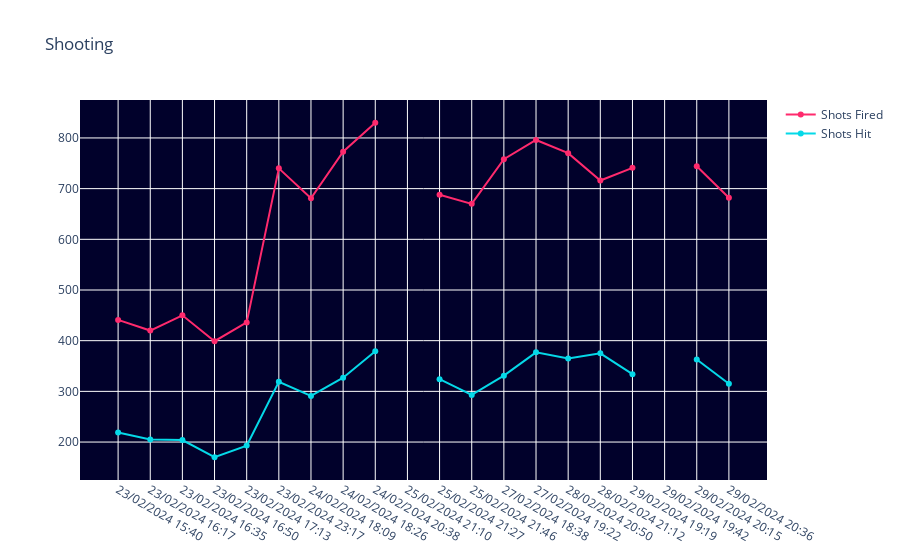

Notebook code for this chart:
### Code cell
fig = go.Figure()
fig.add_trace(go.Scatter(x=records_df['Date time'], y=records_df['Shots Fired'], mode='lines+markers', name='Shots Fired', line=dict(color='#FF2A6D')))
fig.add_trace(go.Scatter(x=records_df['Date time'], y=records_df['Shots Hit'], mode='lines+markers', name='Shots Hit', line=dict(color='#05D9E8')))
fig.update_layout(title='Shooting', hovermode='x', plot_bgcolor='#01012B')

### Figure 1 — Plotly figure (JSON) as saved in the notebook; plotly's stock layout.template omitted (floating-point values rounded to 4 significant figures)
{"data": [{"line": {"color": "#FF2A6D"}, "mode": "lines+markers", "name": "Shots Fired", "type": "scatter", "x": ["23/02/2024 15:40", "23/02/2024 16:17", "23/02/2024 16:35", "23/02/2024 16:50", "23/02/2024 17:13", "23/02/2024 23:17", "24/02/2024 18:09", "24/02/2024 18:26", "24/02/2024 20:38", "25/02/2024 21:10", "25/02/2024 21:27", "25/02/2024 21:46", "27/02/2024 18:38", "27/02/2024 19:22", "28/02/2024 20:50", "28/02/2024 21:12", "29/02/2024 19:19", "29/02/2024 19:42", "29/02/2024 20:15", "29/02/2024 20:36"], "y": [441, 420, 450, 399, 436, 740, 681, 773, 830, "", 688, 670, 758, 796, 770, 716, 741, "", 744, 682]}, {"line": {"color": "#05D9E8"}, "mode": "lines+markers", "name": "Shots Hit", "type": "scatter", "x": ["23/02/2024 15:40", "23/02/2024 16:17", "23/02/2024 16:35", "23/02/2024 16:50", "23/02/2024 17:13", "23/02/2024 23:17", "24/02/2024 18:09", "24/02/2024 18:26", "24/02/2024 20:38", "25/02/2024 21:10", "25/02/2024 21:27", "25/02/2024 21:46", "27/02/2024 18:38", "27/02/2024 19:22", "28/02/2024 20:50", "28/02/2024 21:12", "29/02/2024 19:19", "29/02/2024 19:42", "29/02/2024 20:15", "29/02/2024 20:36"], "y": [219, 205, 204, 170, 193, 319, 291, 327, 379, "", 324, 293, 331, 377, 365, 375, 334, "", 363, 315]}], "layout": {"hovermode": "x", "plot_bgcolor": "#01012B", "title": {"text": "Shooting"}}}
